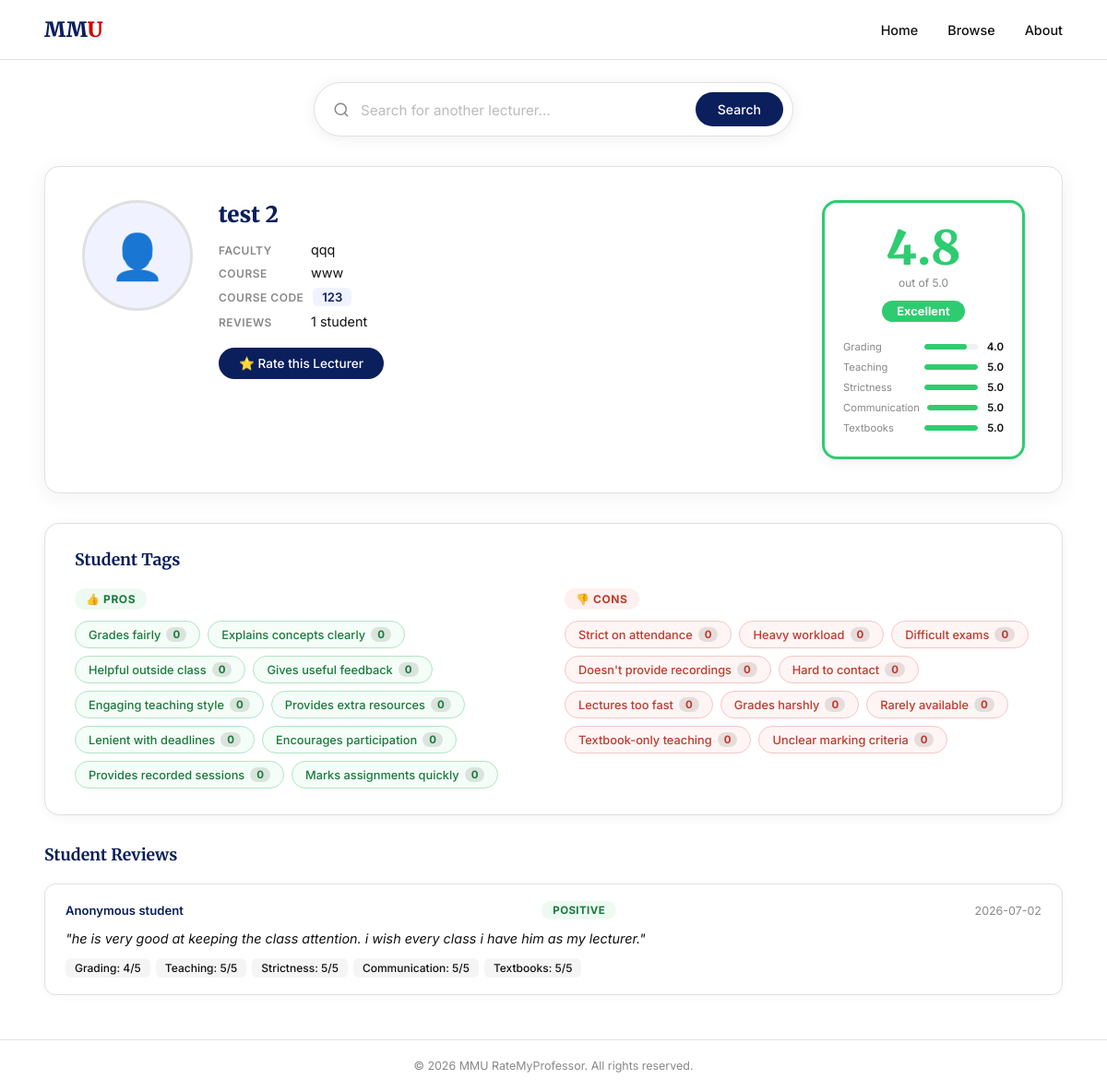
Screenshot of /lecturer/2 (signed in) with the database file from the repository.
### tables this page shows
CREATE TABLE lecturers (
            id         INTEGER PRIMARY KEY AUTOINCREMENT,
            name       TEXT NOT NULL,
            faculty_id INTEGER NOT NULL,
            image      TEXT,
            FOREIGN KEY (faculty_id) REFERENCES faculties(id)
        );

CREATE TABLE tags (
            id    INTEGER PRIMARY KEY AUTOINCREMENT,
            label TEXT NOT NULL UNIQUE,
            type  TEXT NOT NULL CHECK(type IN ('pro', 'con'))
        );

CREATE TABLE ratings (
            id            INTEGER PRIMARY KEY AUTOINCREMENT,
            lecturer_id   INTEGER NOT NULL,
            student_id    TEXT NOT NULL,
            comment       TEXT,
            submitted_at  DATETIME DEFAULT CURRENT_TIMESTAMP,
            FOREIGN KEY (lecturer_id) REFERENCES lecturers(id)
        );

### app.py (the view)
@app.route("/lecturer/<int:lecturer_id>")
def profile_page(lecturer_id):
    lecturer = get_one_lecturer(lecturer_id)
    if lecturer is None:
        return "Lecturer not found", 404
    conn = connect_db()
    reviews = conn.execute("""
        SELECT
            r.id, r.student_id, r.comment, r.submitted_at,
            MAX(CASE WHEN rc.name = 'grading'       THEN rs.score END) AS grading,
            MAX(CASE WHEN rc.name = 'teaching'      THEN rs.score END) AS teaching,
            MAX(CASE WHEN rc.name = 'strictness'    THEN rs.score END) AS strictness,
            MAX(CASE WHEN rc.name = 'communication' THEN rs.score END) AS communication,
            MAX(CASE WHEN rc.name = 'textbooks'     THEN rs.score END) AS textbooks,
            ra.sentiment,
            ra.sentiment_score
        FROM ratings r
        LEFT JOIN rating_scores     rs ON r.id        = rs.rating_id
        LEFT JOIN rating_categories rc ON rs.category_id = rc.id
        LEFT JOIN rating_analysis   ra ON r.id        = ra.rating_id
        WHERE r.lecturer_id = ?
        GROUP BY r.id
        ORDER BY r.submitted_at DESC
    """, (lecturer_id,)).fetchall()
    current_student = session.get("student_id")
    tags = conn.execute("""
        SELECT
            t.id,
            t.label,
            t.type,
            COUNT(tv.id) AS vote_count,
            MAX(CASE WHEN tv.student_id = ? THEN 1 ELSE 0 END) AS voted
        FROM tags t
        LEFT JOIN tag_votes tv ON t.id = tv.tag_id AND tv.lecturer_id = ?
        GROUP BY t.id
        ORDER BY t.type DESC, vote_count DESC
    """, (current_student or "", lecturer_id)).fetchall()
    conn.close()
    pros = [t for t in tags if t["type"] == "pro"]
    cons = [t for t in tags if t["type"] == "con"]
    return render_template("profile.html", lecturer=lecturer, reviews=reviews,
                           pros=pros, cons=cons, is_student=is_student())

### app.py (called while the page is built)
def connect_db():
    conn = sqlite3.connect(DB_FILE)
    conn.row_factory = sqlite3.Row
    return conn

def is_student():
    return "student_id" in session

### templates/profile.html (shortened to what this page needs)
<!DOCTYPE html>
<html lang="en">
<head>
  <link rel="stylesheet" href="/static/styles.css" />
</head>
<body>
  <header class="navbar">
    <div class="nav-logo">
      <a href="/" style="text-decoration:none;"><span class="mm">MM</span><span class="u">U</span></a>
    </div>
    <nav class="nav-links">
      <a href="/">Home</a>
      <a href="#">Browse</a>
      <a href="#">About</a>
    </nav>
  </header>
  <div class="profile-search-row">
    <div class="search-bar profile-search-bar" id="profile-search-bar">
      <svg class="search-icon" xmlns="http://www.w3.org/2000/svg" viewBox="0 0 24 24" fill="none"
        stroke="currentColor" stroke-width="2" stroke-linecap="round" stroke-linejoin="round">
        <circle cx="11" cy="11" r="8" /><line x1="21" y1="21" x2="16.65" y2="16.65" />
      </svg>
      <div class="autocomplete-wrapper">
        <input type="text" id="ps-input" placeholder="Search for another lecturer..." autocomplete="off" />
      </div>
      <button class="search-btn" onclick="psSearch()">Search</button>
    </div>
  </div>
  <main class="profile-main">
    <div class="profile-card">
      <div class="profile-left">
        <div class="profile-photo-wrap">
          {% if lecturer.image %}
            <img src="/static/uploads/{{ lecturer.image }}" alt="{{ lecturer.name }}" class="profile-photo" />
          {% else %}
            <div class="profile-photo-placeholder">👤</div>
          {% endif %}
        </div>
        <div class="profile-info">
          <h1 class="profile-name">{{ lecturer.name }}</h1>
          <div class="profile-meta">
            {% if lecturer.faculty %}
            <div class="meta-row">
              <span class="meta-label">Faculty</span>
              <span class="meta-value">{{ lecturer.faculty }}</span>
            </div>
            {% endif %}
            {% if lecturer.course %}
            <div class="meta-row">
              <span class="meta-label">Course</span>
              <span class="meta-value">{{ lecturer.course }}</span>
            </div>
            {% endif %}
            {% if lecturer.course_code %}
            <div class="meta-row">
              <span class="meta-label">Course Code</span>
              <span class="meta-value code-badge">{{ lecturer.course_code }}</span>
            </div>
            {% endif %}
            <div class="meta-row">
              <span class="meta-label">Reviews</span>
              <span class="meta-value">{{ lecturer.review_count }} student{{ "s" if lecturer.review_count != 1 }}</span>
            </div>
          </div>
          <a href="/rate/{{ lecturer.id }}" class="rate-btn">⭐ Rate this Lecturer</a>
        </div>
      </div>
      <div class="profile-right">
        {% set score = lecturer.overall %}
        {% if score %}
          {% if score >= 4.0 %}
            {% set color = "#2ecc71" %}
            {% set label = "Excellent" %}
          {% elif score >= 3.0 %}
            {% set color = "#27ae60" %}
            {% set label = "Good" %}
          {% elif score >= 2.0 %}
            {% set color = "#f39c12" %}
            {% set label = "Average" %}
          {% else %}
            {% set color = "#e74c3c" %}
            {% set label = "Poor" %}
          {% endif %}
        {% else %}
          {% set color = "#cccccc" %}
          {% set label = "No ratings yet" %}
        {% endif %}
        <div class="rating-box" style="border-color: {{ color }};">
          <div class="rating-score" style="color: {{ color }};">
            {{ score if score else "—" }}
          </div>
          <div class="rating-out-of">out of 5.0</div>
          <div class="rating-label" style="background: {{ color }};">{{ label }}</div>
          <div class="rating-breakdown">
            {% for cat, val in [
              ("Grading",       lecturer.avg_grading),
              ("Teaching",      lecturer.avg_teaching),
              ("Strictness",    lecturer.avg_strictness),
              ("Communication", lecturer.avg_communication),
              ("Textbooks",     lecturer.avg_textbooks)
            ] %}
            <div class="breakdown-row">
              <span class="breakdown-label">{{ cat }}</span>
              <div class="breakdown-bar-wrap">
                <div class="breakdown-bar" style="width: {{ ((val or 0) / 5 * 100)|round }}%; background: {{ color }};"></div>
              </div>
              <span class="breakdown-val">{{ val if val else "—" }}</span>
            </div>
            {% endfor %}
          </div>
        </div>
      </div>
    </div>
    <div class="tags-section">
      <div class="tags-header">
        <h2 class="tags-title">Student Tags</h2>
      </div>
      <div class="tags-columns">
        <div class="tags-group">
          <div class="tags-group-label tags-group-label--pro">👍 Pros</div>
          <div class="tags-list" id="pros-list">
            {% for tag in pros %}
            <button
              class="tag-chip tag-chip--pro {% if tag.voted %}tag-chip--active{% endif %}"
              data-tag-id="{{ tag.id }}"
              data-lecturer-id="{{ lecturer.id }}"
              onclick="voteTag(this)"
            >
              {{ tag.label }}
              <span class="tag-count" id="tag-count-{{ tag.id }}">{{ tag.vote_count }}</span>
            </button>
            {% endfor %}
          </div>
        </div>
        <div class="tags-group">
          <div class="tags-group-label tags-group-label--con">👎 Cons</div>
          <div class="tags-list" id="cons-list">
            {% for tag in cons %}
            <button
              class="tag-chip tag-chip--con {% if tag.voted %}tag-chip--active{% endif %}"
              data-tag-id="{{ tag.id }}"
              data-lecturer-id="{{ lecturer.id }}"
              onclick="voteTag(this)"
            >
              {{ tag.label }}
              <span class="tag-count" id="tag-count-{{ tag.id }}">{{ tag.vote_count }}</span>
            </button>
            {% endfor %}
          </div>
        </div>
      </div>
    </div>
    {% if reviews %}
    <div class="reviews-section">
      <h2 class="reviews-title">Student Reviews</h2>
      {% for r in reviews %}
      <div class="review-card">
        <div class="review-header">
          <span class="review-id">Anonymous student</span>
          {% if r.sentiment %}
          <span class="sentiment-badge sentiment-{{ r.sentiment|lower }}">{{ r.sentiment }}</span>
          {% endif %}
          <span class="review-date">{{ r.submitted_at[:10] }}</span>
        </div>
        {% if r.comment %}
        <p class="review-comment">"{{ r.comment }}"</p>
        {% endif %}
        <div class="review-scores">
          {% for label, val in [("Grading", r.grading), ("Teaching", r.teaching),
            ("Strictness", r.strictness), ("Communication", r.communication), ("Textbooks", r.textbooks)] %}
          <span class="score-chip">{{ label }}: {{ val }}/5</span>
          {% endfor %}
        </div>
      </div>
      {% endfor %}
    </div>
    {% endif %}
  </main>
  <footer class="footer">
    <p>&copy; 2026 MMU RateMyProfessor. All rights reserved.</p>
  </footer>
</body>
</html>

### rows the page displays
lecturers: name "test 2"
tags: label "Grades fairly", vote_count "0"
tags: label "Explains concepts clearly", vote_count "0"
tags: label "Helpful outside class", vote_count "0"
tags: label "Gives useful feedback", vote_count "0"
tags: label "Engaging teaching style", vote_count "0"
tags: label "Provides extra resources", vote_count "0"
tags: label "Lenient with deadlines", vote_count "0"
tags: label "Encourages participation", vote_count "0"
tags: label "Provides recorded sessions", vote_count "0"
tags: label "Marks assignments quickly", vote_count "0"
tags: label "Strict on attendance", vote_count "0"
tags: label "Heavy workload", vote_count "0"
tags: label "Difficult exams", vote_count "0"
tags: label "Doesn't provide recordings", vote_count "0"
tags: label "Hard to contact", vote_count "0"
tags: label "Lectures too fast", vote_count "0"
tags: label "Grades harshly", vote_count "0"
tags: label "Rarely available", vote_count "0"
tags: label "Textbook-only teaching", vote_count "0"
tags: label "Unclear marking criteria", vote_count "0"
ratings: sentiment "POSITIVE", submitted_at "2026-07-02", comment "he is very good at keeping the class attention. i wish every class i have him as my lecturer.", label "Grading" "Teaching" "Strictness" "Communication" "Textbooks", val "4" "5" "5" "5" "5"

### other values shown
{{ lecturer.faculty }} "qqq"
{{ lecturer.course }} "www"
{{ lecturer.course_code }} "123"
{{ lecturer.review_count }} "1"
{{ score if score else "—" }} "4.8"
{{ label }} "Excellent"
{{ cat }} "Grading" "Teaching" "Strictness" "Communication" "Textbooks"
{{ val if val else "—" }} "4.0" "5.0" "5.0" "5.0" "5.0"
